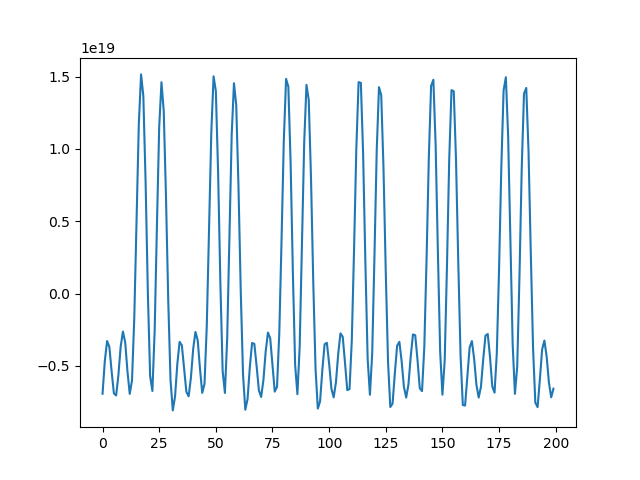

Write the Python code that produced this figure.
import numpy as np
import matplotlib.pyplot as plt
import json

pulsar = np.fromfile(r'pulsar.dat')
print(pulsar.shape)
# plt.plot(pulsar[:1000])

trans = np.fft.fft(pulsar)
n = 5000
up = 0.5e+24
for x in range(0, n):  # Убираем низкие частоты
    trans[x] = 0
    trans[-x] = 0
for x in range(0, trans.shape[0]):  # Убираем шумы
    if abs(trans[x]) <= up:
        trans[x] = 0

fun = np.fft.ifft(trans)
peaks = np.empty(fun.shape)
count = 0

x1, x2 = 0, 0
for x in range(0, fun.shape[0]):  # Тут ищем положение двух соседних пиков
    if count == 0:
        x1 = x
    if fun[x] >= 1.5e+19:
        peaks[x] = fun[x]
        count += 1
        if count == 2:
            x2 = x
            break

t = x2 - x1  # Период
print(t)

plt.plot(fun[10:210])
plt.savefig('pulsar.png')
plt.plot(peaks[10:210], 'o')
plt.show()

data = {"period": t}
with open('pulsar.json', 'w') as out:
    json.dump(data, out)
